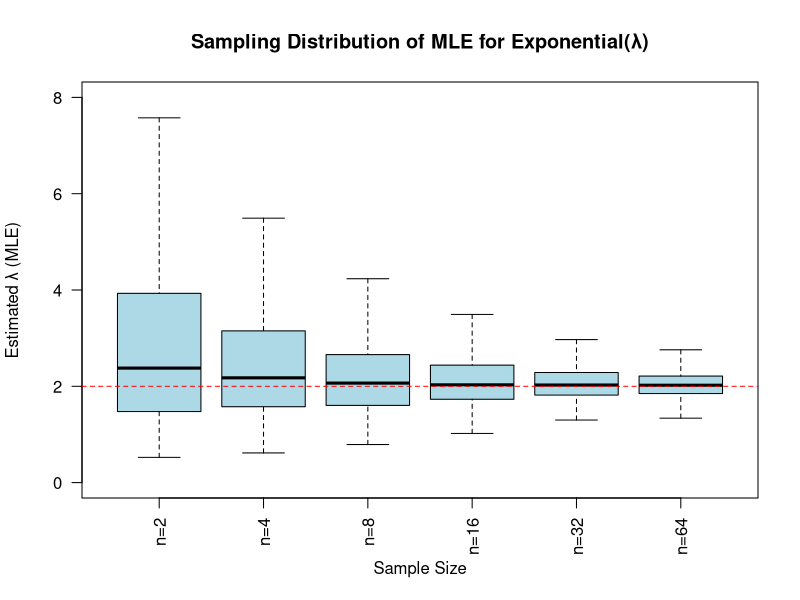

This chart was generated by the following R code:
set.seed(123)  # for reproducibility

# Parameters
lambda_true <- 2          # true rate parameter
n_sim <- 1000             # number of simulations per sample size
sample_sizes <- 2 * 2^(0:5)

# Container for results
mle_estimates <- vector("list", length(sample_sizes))
names(mle_estimates) <- paste0("n=", sample_sizes)

# Simulate MLEs
for (i in seq_along(sample_sizes)) {
  n <- sample_sizes[i]
  estimates <- numeric(n_sim)
  for (j in 1:n_sim) {
    sample <- rexp(n, rate = lambda_true)
    estimates[j] <- 1 / mean(sample)  # MLE of lambda
  }
  mle_estimates[[i]] <- estimates
}

# Combine into data frame for plotting
mle_data <- stack(mle_estimates)

# Box plot
boxplot(values ~ ind, data = mle_data,
        main = "Sampling Distribution of MLE for Exponential(λ)",
        ylab = "Estimated λ (MLE)",
        xlab = "Sample Size",
        col = "lightblue",
        las = 2, 
        ylim = c(0, 8),
        outline=FALSE)
abline(h = lambda_true, col = "red", lty = 2)  # true value of lambda
